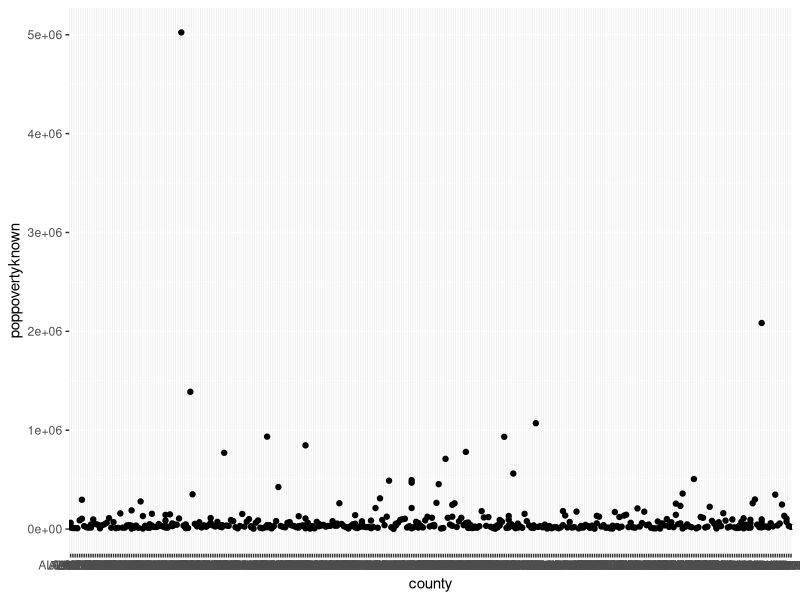
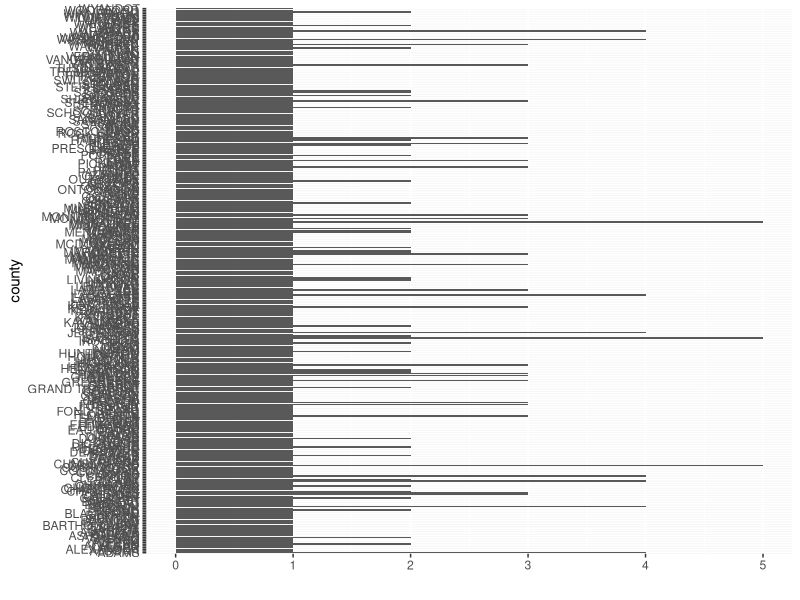
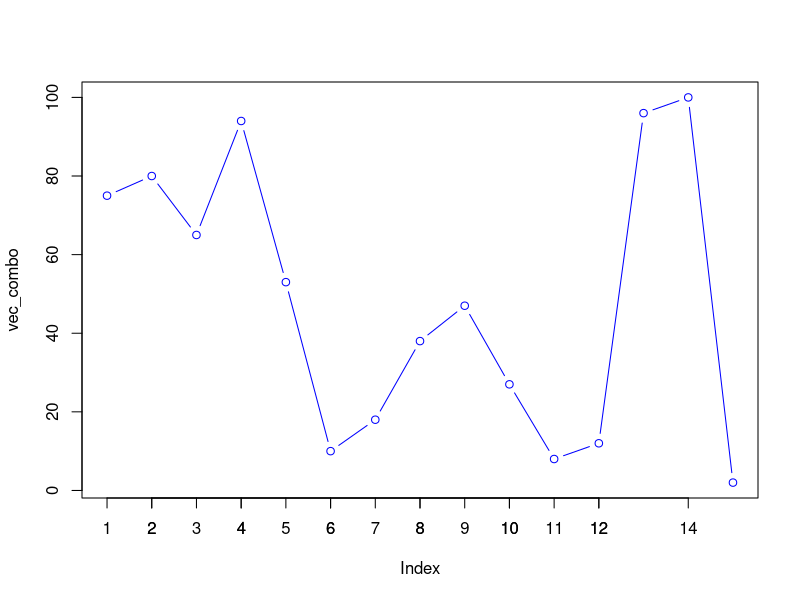

Source code (R) for these figures, in order: (Note: this script raises an error after producing the figures.)
#Task 1 Import ggplot library
library(ggplot2)
# Find practice data set
data(package = "ggplot2")
#Create data visualisation
ggplot2::midwest

qplot(data = midwest, x = county, y = poppovertyknown, geom = "point")

qplot(data = midwest, y = county, geom = "bar", fill = popdensity)


#Additional Tasks
# create 3 vectors
vec_a <-c(75L, 80L, 65L, 94L, 53L)
vec_b <-c(10L, 18L, 38L, 47L, 27L)
vec_c <-c(8L, 12L, 96L, 100L, 2L)

#combine 3 vectors to become a matrix
vec_combo <-c(vec_a, vec_b, vec_c)
vec_combo
my_matrix <- matrix(vec_combo,nrow=5, ncol=3)

plot(vec_combo, type ="b", col="blue", pch=1)

axis(1, at=1:12, lab=names(vec_combo))

plot(vec, type ="b", col="blue", pch=5, xaxt="n", xlab="", ylab="")

title(xlab= "vec", ylab = "values", main = "vec_combo", col.main="Red")
